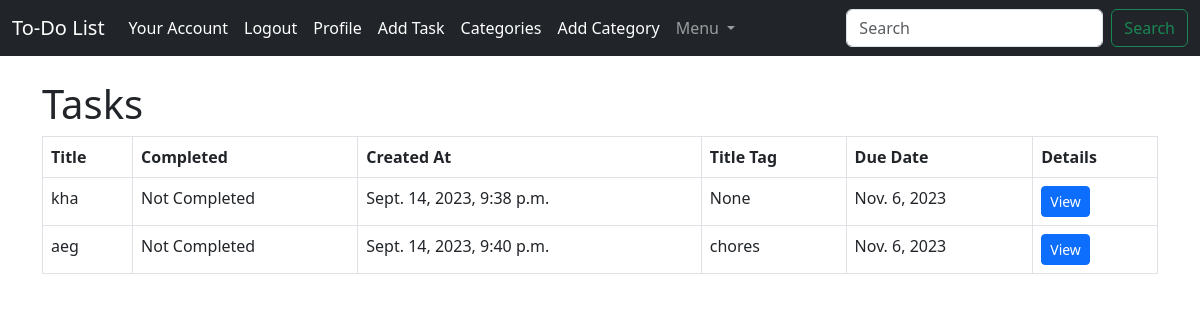
Page /user_tasks/ (signed in) on the committed database.
### page/models.py (models this page shows, shortened)
class Tasks(models.Model):
    user = models.ForeignKey(User, on_delete=models.CASCADE, null=True, default=None)
    title = models.CharField(max_length=250)
    completed = models.BooleanField(default=False)
    created_at = models.DateTimeField(auto_now_add=True)
    title_tag = models.ForeignKey(
        Category, on_delete=models.CASCADE, null=True, default=None
    )
    due_date = models.DateField(default=None, null=True, blank=True)
    info = models.TextField(default=None, null=True, blank=True)

class Category(models.Model):
    name = models.CharField(max_length=100)
    def __str__(self):
        return self.name

### page/views.py (the view)
# urls.py: path("user_tasks/", ListUserTasksView.as_view(), name="list_users_task"),
class ListUserTasksView(ListView):
    model = Tasks
    template_name = "list_tasks.html"
    def get_queryset(self):
        user = self.request.user
        return Tasks.objects.filter(user=user)

### page/templates/list_tasks.html
{% extends 'base.html' %}
{% block content %}
<h1>Tasks</h1>
<table class="table table-bordered">
    <thead>
        <tr>
            <th>Title</th>
            <th>Completed</th>
            <th>Created At</th>
            <th>Title Tag</th>
            <th>Due Date</th>
            <th>Details</th>
        </tr>
    </thead>
    <tbody>
    {% for task in object_list %}
        <tr>
            <td>{{ task.title }}</td>
            <td>{% if task.completed %}Completed{% else %}Not Completed{% endif %}</td>
            <td>{{ task.created_at }}</td>
            <td>{{ task.title_tag }}</td>
            <td>{{ task.due_date }}</td>
            <td>
                <a href="{% url 'each_task' task.pk %}" class="btn btn-sm btn-primary">View</a>
            </td>
        </tr>
    {% endfor %}
    </tbody>
</table>
{% endblock %}

### rows in the picture
Tasks: title "kha", completed "Not Completed", created_at "Sept. 14, 2023, 9:38 p.m.", title_tag "None", due_date "Nov. 6, 2023"
Tasks: title "aeg", completed "Not Completed", created_at "Sept. 14, 2023, 9:40 p.m.", title_tag "chores", due_date "Nov. 6, 2023"
